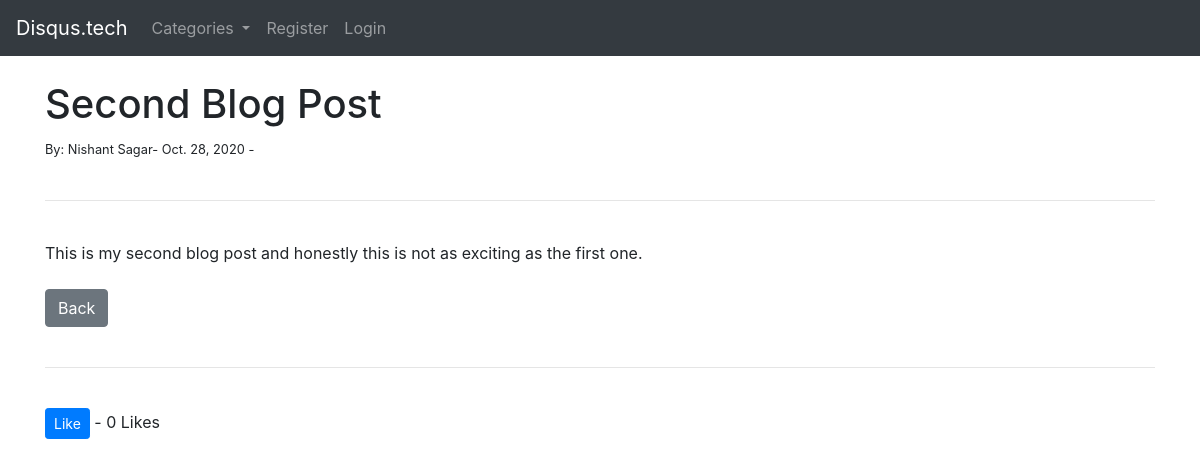
The app's page /article/2 with its own data.
### theblog/models.py (models this page shows, shortened)
class Post(models.Model):
	title = models.CharField(max_length=255)
	title_tag = models.CharField(max_length=255)
	author = models.ForeignKey(User, on_delete=models.CASCADE)
	body = RichTextField(blank = True, null = True)
	post_date = models.DateField(auto_now_add = True)
	category = models.CharField(max_length=255, default="uncategorized")
	snippet = models.CharField(max_length=255)
	likes = models.ManyToManyField(User, related_name="blog_posts")
	def total_likes(self):
		return self.likes.count()

### theblog/views.py (the view)
# urls.py: path('article/<int:pk>', ArticleDetailView.as_view(), name='article-details'),
class ArticleDetailView(DetailView):
	model = Post
	template_name  = 'details.html'
	def get_context_data(self, *args, **kwargs):
		cat_menu = Category.objects.all()
		stuff = get_object_or_404(Post,id=self.kwargs['pk'])
		total_likes = stuff.total_likes()
		context = super(ArticleDetailView, self).get_context_data(*args, **kwargs)
		context["cat_menu"] = cat_menu
		context['total_likes'] = total_likes
		return context

### theblog/models.py (called while the page is built)
	def __str__(self):
		return self.name

### theblog/templates/details.html (shortened to what this page needs)
{% extends 'base.html' %}
{% block content %}
<h1>{{ post.title }}</h1>
<small> By:
	{{post.author.first_name}} {{post.author.last_name}}-
	{{ post.post_date}} -
</small><br></a><br>
<hr>
<br>
{{ post.body|safe }}
	<br><br>
	<a href="{% url 'home' %}" class="btn btn-secondary">Back</a>
	<br><br>
	<hr>
	<br>
	<form action="{% url 'like_post' post.pk %}" method="POST">
		<button type="submit", name="post_id", value="{{ post.id }}", class="btn btn-primary btn-sm">Like</button> - {{ total_likes }} Likes
	</form>
{% endblock %}

### records on screen
Post: title "Second Blog Post", author.first_name "Nishant", author.last_name "Sagar", post_date "Oct. 28, 2020", body "This is my second blog post and honestly this is not as exciting as the first one."

### other values on screen
{{ total_likes }} "0"
